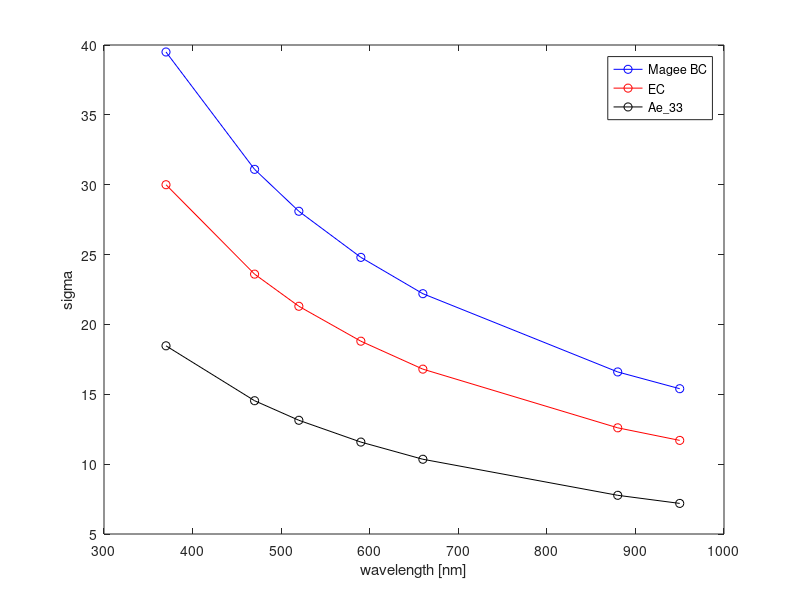

This chart was generated by the following MATLAB code: (Note: this script raises an error after producing the figure.)
% Aetheometer mass absorption cross-sections

spec_attn.Magee.nm = [370,470,520,590,660,880,950];
spec_attn.Magee.sigma = [39.5, 31.1, 28.1, 24.8, 22.2, 16.6, 15.4];
spec_attn.Magee.P = polyfit(log(spec_attn.Magee.nm./1000), log(spec_attn.Magee.sigma), 1);P.Magee = spec_attn.Magee.P;

spec_attn.EC.nm = [370,470,520,590,660,880,950];
spec_attn.EC.sigma = [30,23.6,21.3,18.8, 16.8, 12.6, 11.7];
spec_attn.EC.P = polyfit(log(spec_attn.EC.nm./1000), log(spec_attn.EC.sigma), 1);P.EC = spec_attn.EC.P ;

%From Aeth33 manual

spec_attn.Aeth33.nm = [370,470,520,590,660,880,950];
spec_attn.Aeth33.sigma = [18.47, 14.54, 13.14, 11.58, 10.35, 7.77, 7.19];
spec_attn.Aeth33.P = polyfit(log(spec_attn.Aeth33.nm./1000), log(spec_attn.Aeth33.sigma), 1);P.Ae33 = spec_attn.Aeth33.P;

figure; 
plot(spec_attn.Magee.nm, spec_attn.Magee.sigma, 'bo-', ...
   spec_attn.EC.nm, spec_attn.EC.sigma, 'ro-', ...
   spec_attn.Aeth33.nm, spec_attn.Aeth33.sigma, 'ko-');
lg = legend('Magee BC','EC','Ae_33');set(lg,'interp','none');
xlabel('wavelength [nm]');
ylabel('sigma')
logx; logy;

aeth = anc_bundle_files(getfullname('coraosae*.nc','aeth'));

figure_(7); these = plot(aeth.time, aeth.vdata.reference_intensity, '-'); recolor(these,aeth.vdata.wavelength);
dynamicDateTicks; axs(1) = gca; title('Reference'); 

figure_(8); these = plot(aeth.time, aeth.vdata.sample_intensity_spot_2, '-'); recolor(these,aeth.vdata.wavelength);
dynamicDateTicks; axs(2) = gca; title('Spot 2'); 

figure_(9); these = plot(aeth.time, aeth.vdata.sample_intensity_spot_1, '-'); recolor(these,aeth.vdata.wavelength);
dynamicDateTicks; axs(3) = gca; title('Spot 1'); 

linkaxes(axs,'xy')

attn0 = find( ~bitget(aeth.vdata.instrument_status,1) & bitget(aeth.vdata.instrument_status,2));
tr_1 = aeth.vdata.sample_intensity_spot_1./aeth.vdata.reference_intensity; 
Tr_1 = tr_1./(tr_1(:,attn0)*ones(size(aeth.time)));
tr_2 = aeth.vdata.sample_intensity_spot_2./aeth.vdata.reference_intensity; 
Tr_2 = tr_2./(tr_2(:,attn0)*ones(size(aeth.time)));

figure; plot(aeth.time,Tr_1, '-',aeth.time,Tr_2, '--'); title('Tr spot 1 and 2'); dynamicDateTicks

aeth.vdata.optical_attenuation_1 = -100.*(log(Tr_1));
aeth.vdata.optical_attenuation_2 = -100.*(log(Tr_2));

% According to manual, define ATN0 when bit 1 = 0 and bit 2 = 1
ii = find( ~bitget(aeth.vdata.instrument_status,1) & bitget(aeth.vdata.instrument_status,2));

tr_1 = aeth.vdata.sample_intensity_spot_1./aeth.vdata.reference_intensity; 
tr_2 = aeth.vdata.sample_intensity_spot_2./aeth.vdata.reference_intensity; 
Tr_1 = tr_1; Tr_2 = tr_2;
for aa = 1:length(ii)
    Tr_1(:,ii(aa):end) = tr_1(:,ii(aa):end)./(tr_1(:,ii(aa))*ones(size(aeth.time(ii(aa):end))));
    Tr_2(:,ii(aa):end) = tr_2(:,ii(aa):end)./(tr_2(:,ii(aa))*ones(size(aeth.time(ii(aa):end))));
end

figure_; these = plot(aeth.time,Tr_1, ':',aeth.time,Tr_2, '-'); title('Tr spot 1 and 2'); dynamicDateTicks;
axs(4) = gca; ylim([-.1, 1.1]);
recolor(these,[aeth.vdata.wavelength ; aeth.vdata.wavelength])
ATN1 = -100.*(log(Tr_1));
ATN2 = -100.*(log(Tr_2));
B2 = aeth.vdata.equivalent_black_carbon_spot_2_uncorrected;
B1 = aeth.vdata.equivalent_black_carbon_spot_1_uncorrected;
K = (B1-B2)./(B1.*ATN2-B2.*ATN1);
figure; these = plot(aeth.time, aeth.vdata.loading_correction_factor,'.'); recolor(these,aeth.vdata.wavelength);
figure; these = plot(aeth.time, K, '-'); recolor(these, aeth.vdata.wavelength); 
linkexes
figure; plot(aeth.time, ATN1, 'o',aeth.time, ATN2,'x');dynamicDateTicks

figure; plot(aeth.time, B2, 'o',aeth.time, B1,'x'); dynamicDateTicks; 
%this shows that optical attenuation is a good sign of spot change
figure; plot(aeth.time, aeth.vdata.sample_intensity_spot_1, '-'); title('spot 1'); dynamicDateTicks
figure; plot(aeth.time, aeth.vdata.sample_intensity_spot_2,'-');title('spot_2');dynamicDateTicks
figure; plot(aeth.time, aeth.vdata.reference_intensity,'-'); title('reference');dynamicDateTicks
linkexes;

figure; plot((aeth.time), aeth.vdata.optical_attenuation_1(3,:),'x',(aeth.time), aeth.vdata.optical_attenuation_2(3,:),'o'); dynamicDateTicks
xl = xlim;
xl_ = aeth.time>xl(1)&aeth.time<xl(2);
figure; these = plot(aeth.time(xl_), aeth.vdata.optical_attenuation_1(:,xl_), '-',aeth.time(xl_), aeth.vdata.optical_attenuation_2(:,xl_), '-'); recolor(these,aeth.vdata.wavelength); colorbar
figure; those = plot(aeth.vdata.wavelength, aeth.vdata.optical_attenuation_2(:,xl_(1:100:end))','-'); recolor(those, serial2hs(aeth.time(xl_(1:100:end)))); colorbar

%this computes transmittance from the raw quantities (but normalized to the
% max value found after the spot change (that's the 1./0.5313)
figure; plot(serial2doys(aeth.time), (1./.5313)*(aeth.vdata.sample_intensity(3,:)-aeth.vdata.sample_dark(3,:))./(aeth.vdata.reference_intensity(3,:)-aeth.vdata.reference_dark(3,:)),'o')
Tr = (aeth.vdata.sample_intensity-aeth.vdata.sample_dark)./(aeth.vdata.reference_intensity-aeth.vdata.reference_dark);
figure; plot(aeth.time, Tr(3,:), 'x'); dynamicDateTicks

starts = find(Tr(3,2:end)-Tr(3,1:(end-1))> .2)+1;
To = Tr;
To(:,[starts(end):size(Tr,2)]) = Tr(:,starts(end))*ones([1,size(Tr,2)-starts(end)+1]);
for s = length(starts)-1:-1:1
To(:,[starts(s):starts(s+1)]) = Tr(:,starts(s))*ones([1,length([starts(s):starts(s+1)])]);
end
% 
figure; that = plot(aeth.time, (Tr./To)', '-'); dynamicDateTicks; recolor(that,aeth.vdata.wavelength);
figure; plot(aeth.time, Tr./To,'o-')

for wl = length(aeth.vdata.wavelength):-1:1
[Bab(wl,:), Tr_ss, dV_ss, dL_ss] = smooth_Tr_Bab(aeth.time, aeth.vdata.sample_flow_rate,Tr(wl,:)./To(wl,:),60);
disp(['Done with wl=',num2str(wl)])
end
disp('Done!')
Bab(Bab<=0) = NaN;
figure; that = plot(aeth.time, Bab, '-'); recolor(that,aeth.vdata.wavelength);colorbar; dynamicDateTicks

figure; plot((aeth.vdata.wavelength), (Bab(:,xl_)), '-');
X = X + 1;AAE(X,:) = ang_exp(Bab(X,xl_),Bab(X+1,xl_),aeth.vdata.wavelength(X),aeth.vdata.wavelength(X+1)) ;

AAE(7,:) = ang_exp(Bab(1,xl_),Bab(end,xl_),aeth.vdata.wavelength(1),aeth.vdata.wavelength(end)) ;

figure; wls = plot(aeth.time(xl_), AAE(7,:), '-'); recolor(wls, aeth.vdata.wavelength); colorbar; dynamicDateTicks
% This matches the plot of OD from the file, so we understand how to derive
% it ourselves and our transmittance must be OK too.   
